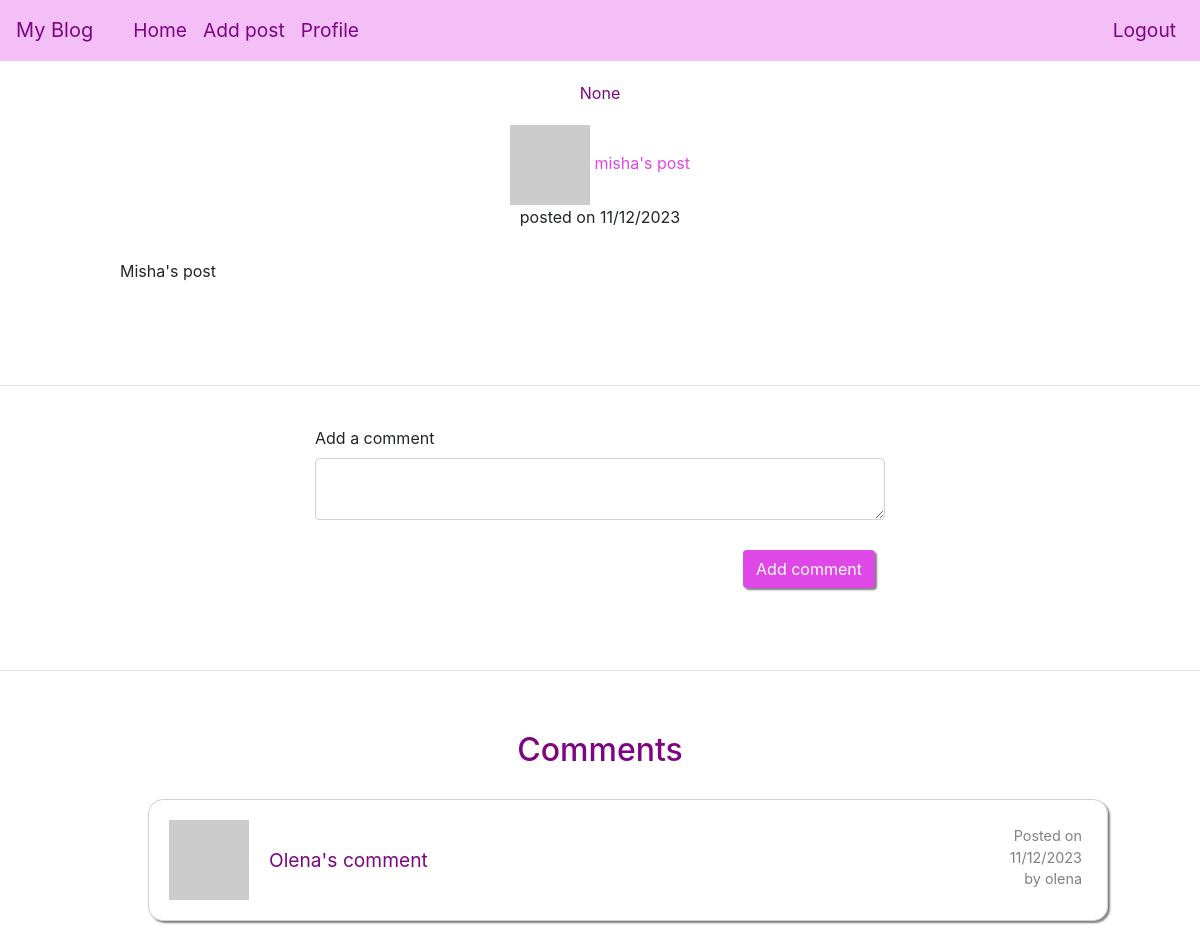
/post/2 (signed in), run on an earlier commit of the app's database.
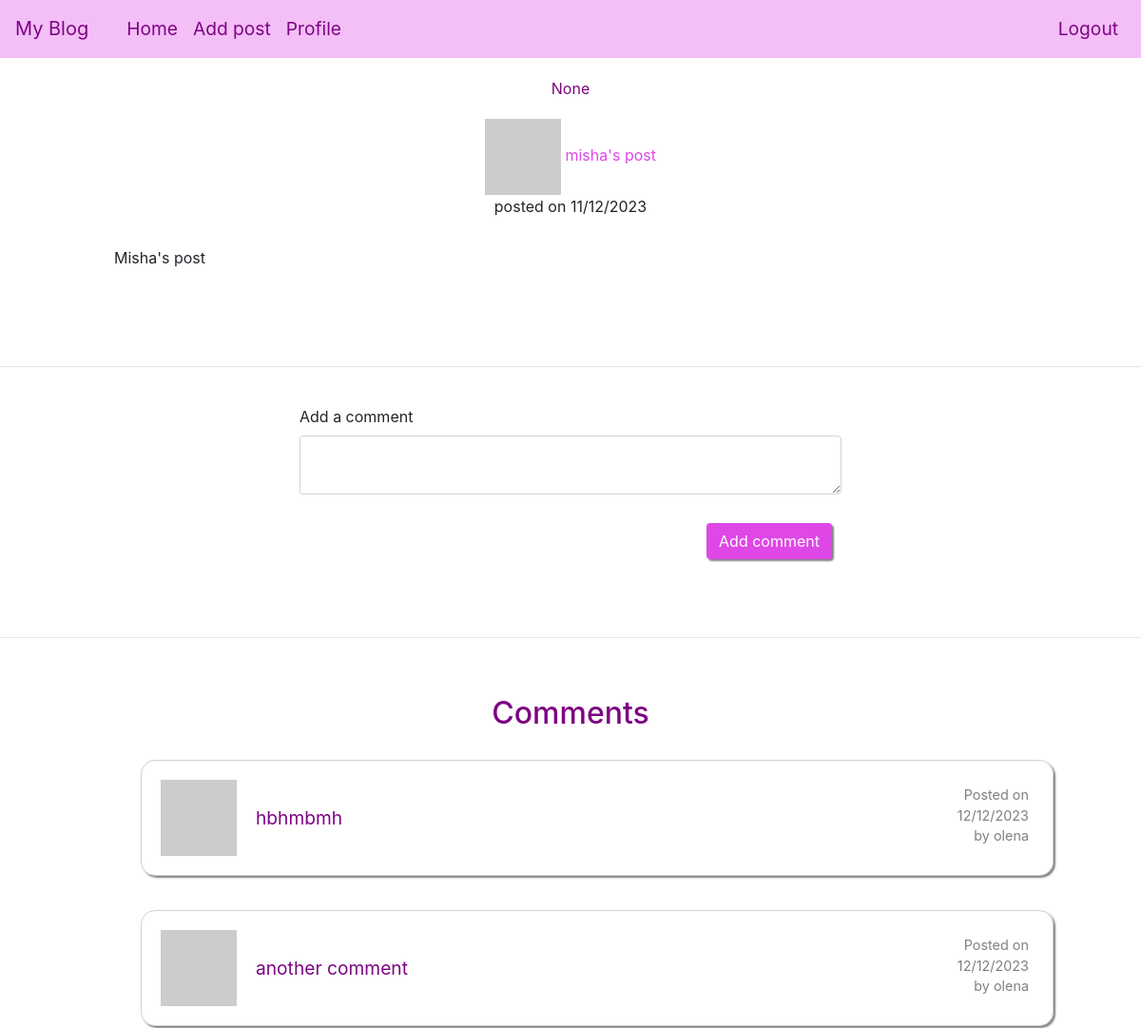
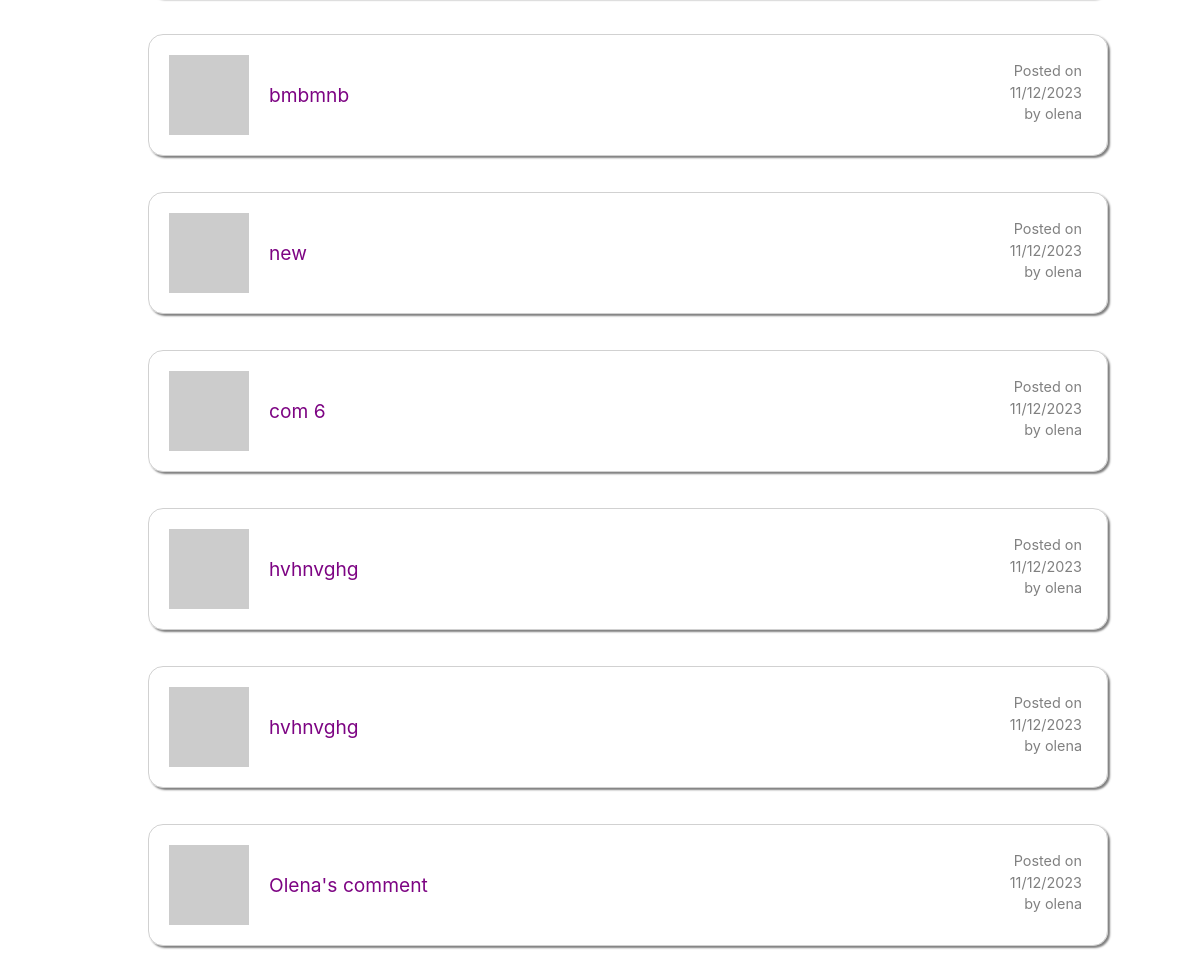
And on a later commit of the database (2 pictures, top to bottom).
### app/models/models.py (models this page shows, shortened)
class Post(db.Model):
    __tablename__ = "post"
    id = db.Column(db.Integer, primary_key=True)
    title = db.Column(String(250))
    title_html = db.Column(db.String(250))
    body = db.Column(String(2500))
    body_html = db.Column(db.String(2500))
    timestamp = db.Column(DateTime, default=func.now())
    user_id = db.Column(db.Integer, db.ForeignKey('user.id'), nullable=False)
    user = db.relationship('User', back_populates='posts')
    comments = db.relationship('Comment', back_populates='post', cascade='all, delete-orphan')
    views = db.Column(db.Integer, server_default=str(0))

class User(UserMixin, db.Model):
    __tablename__ = "user"
    id = db.Column(db.Integer, primary_key=True)
    username = db.Column(String(64), unique=True, nullable=False)
    email = db.Column(db.String(120), unique=True, nullable=False)
    isAdmin = db.Column(db.Boolean, nullable=False)
    password_hash = db.Column(String(256))
    profile_image = db.Column(String(256))
    info = db.Column(String(256))
    posts = db.relationship('Post', back_populates='user', cascade='all, delete-orphan')
    comments = db.relationship('Comment', back_populates='user', cascade='all, delete-orphan')
    def get_avatar(self, size):
        digest = md5(self.email.lower().encode('utf-8')).hexdigest()
        self.profile_image = f'https://www.gravatar.com/avatar/{digest}?d=identicon&s={size}'
        return self.profile_image

class Comment(db.Model):
    __tablename__ = "comment"
    id = db.Column(db.Integer, primary_key=True)
    content = db.Column(String(1000))
    post_id = db.Column(db.Integer, db.ForeignKey('post.id'), nullable=False)
    user_id = db.Column(db.Integer, db.ForeignKey('user.id'), nullable=False)
    post = db.relationship('Post', back_populates='comments')
    user = db.relationship('User', back_populates='comments')
    timestamp = db.Column(DateTime, default=func.now())
    def __repr__(self):
        return f'{self.content}'

### app/routes/routes.py (the view, shortened to what this page needs)
@blueprint.route('/post/<id>', methods=["GET", "POST"])
@login_required
def post(id):
    post = Post.query.filter_by(id=id).first_or_404()
    post_author = User.query.filter_by(id=post.user_id).first_or_404()
    if not post.views and post_author != current_user:
        post.views = 1
    elif post.views and post_author != current_user:
        post.views += 1
    db.session.commit()
    form = CommentForm()
    comments = Comment.query.filter_by(post_id=id).order_by(Comment.timestamp.desc()).all()
    return render_template('post.html',
                           post=post,
                           title='Add comment',
                           form=form, post_author=post_author, comments=comments)

### app/forms/comment_form.py
class CommentForm(FlaskForm):
    content = TextAreaField('Add a comment', validators=[DataRequired(), Length(min=0, max=1000)])
    submit = SubmitField('Add comment')

### app/templates/post.html (shortened to what this page needs)
{% extends "base.html" %}{% import "bootstrap/wtf.html" as wtf %} {% block
content %}
{% if post.title_html %}
    <div class="greeting">{{ post.title_html | safe}}</div>
{% else %}
    <div class="greeting">{{ post.title}}</div>
{% endif %}
<div class="date">
     <a href="{{url_for('main.user', username=post.user.username)}}"><img src="{{ post.user.get_avatar(20) }}"
    /> {{post_author.username}}'s
    post</a>
    <p>posted on {{post.timestamp.strftime('%d/%m/%Y')}}</p>
</div>
<div class="post-text">
    {% if post.body_html%}
        {{post.body_html | safe}}
    {% else %}
        {{post.body}}
    {% endif%}
</div>
<hr>
<div class="container-fluid">
    <div class="row">
        <div class="col-lg-6 col-md-8 col-sm-10 col-xs-10">
            {{ wtf.quick_form(form) }}
        </div>
    </div>
</div>
<hr>
{% if comments %}
<h2 class="greeting">Comments</h2>
{% for comment in comments %}
<div class="posts">
    <ul>
        <li class="post">
            <div class="avatar-comment">
                <img src="{{ comment.user.get_avatar(20) }}" />
                {{ comment }}
            </div>
            <div class="comments-date">
                <p>Posted on</p>
                <p>{{comment.timestamp.strftime('%d/%m/%Y')}}</p>
                <p>by {{ comment.user.username }}</p>
            </div>
        </li>
    </ul>
</div>
{% endfor %} {% endif %} {% endblock %}

### app/templates/base.html (shortened to what this page needs)
<html>
    <head>
        <link
            rel="stylesheet"
            href="https://maxcdn.bootstrapcdn.com/bootstrap/4.0.0-beta.3/css/bootstrap.min.css"
        />
        <link rel="stylesheet" href="https://cdnjs.cloudflare.com/ajax/libs/font-awesome/6.5.1/css/all.min.css">
        <link rel="stylesheet" href="../static/style.css" />
    </head>
    <body>
        <nav class="navbar navbar-expand-lg navbar-light">
            <a class="navbar-brand" href="{{url_for('main.index')}}">My Blog</a>
            <div class="collapse navbar-collapse" id="navbarSupportedContent">
                <ul class="navbar-nav mr-auto">
                    <li class="nav-item">
                        <a class="nav-link" href="{{url_for('main.index')}}">Home</a>
                    </li>
                     <li class="nav-item">
                        <a
                            class="nav-link"
                            href="{{url_for('main.user', username=current_user.username)}}"
                            >Add post</a
                        >
                    </li>
                    <li class="nav-item">
                        <a
                            class="nav-link"
                            href="{{url_for('main.user', username=current_user.username)}}"
                            >Profile</a
                        >
                    </li></ul>
                    {% if current_user.is_authenticated%}
                     <ul class="navbar-nav ms-auto">
                        <li class="nav-item">
                        <a class="nav-link" href="{{url_for('main.logout')}}"
                            >Logout</a>
                    </li>
                    </ul>
                    {% endif %}
            </div>
        </nav>
         {% block content %}{% endblock %}
    </body>
</html>

### app/static/style.css (style rules this page uses)
* { margin: 0; box-sizing: border-box; }
html { scroll-behavior: smooth; }
a { cursor: pointer; text-decoration: none; color: rgb(223, 71, 231); }
button, .btn { cursor: pointer; }
input { cursor: text; }
.row { justify-content: center; }
.form-control { margin-bottom: 20px; }
.btn { float: right; background: rgb(223, 71, 231); color: white; box-shadow: 2px 2px 2px grey; }
ul { list-style-type: none; margin-left: 1rem; font-size: larger; }
.nav-link, .navbar-brand { color: rgb(125, 4, 131) !important; }
.navbar { background: rgba(223, 71, 231, 0.35); }
.greeting { text-align: center; color: rgb(125, 4, 131); margin: 20px 0; }
.posts { display: flex; flex-direction: column; align-items: center; }
.post { margin: 10px; border: 1px solid rgba(128, 128, 128, 0.364); border-radius: 15px; padding: 20px; box-shadow: 2px 2px 2px grey; width: 80vw; display: grid; grid-template-columns: 5fr 1fr; grid-template-rows: 1fr; }
.comments-date, .comments-date a { display: flex; flex-direction: column; font-size: 0.9rem; align-items: flex-end; justify-content: flex-start; color: grey; padding: 5px; }
.avatar-comment { display: flex; gap: 20px; align-items: center; color: rgb(125, 4, 131); }
.comments-date p { display: flex; flex-direction: column; margin: 0px; }
.date { text-align: center; }
.post-text { text-align: justify; margin: 30px auto; width: 80%; }
input#submit.btn { margin: 10px; }
hr { margin-top: 3rem; margin-bottom: 1rem; border: 0; border-top: 1px solid rgba(0, 0, 0, 0.1); }

What changed in the data, as far as the page shows it:
added Comment: content "hbhmbmh", timestamp "12/12/2023", user.username "olena"
added Comment: content "another comment", timestamp "12/12/2023", user.username "olena"
added Comment: content "bmbmnb", timestamp "11/12/2023", user.username "olena"
added Comment: content "new", timestamp "11/12/2023", user.username "olena"
added Comment: content "com 6", timestamp "11/12/2023", user.username "olena"
added Comment: content "hvhnvghg", timestamp "11/12/2023", user.username "olena"
added Comment: content "hvhnvghg", timestamp "11/12/2023", user.username "olena"
